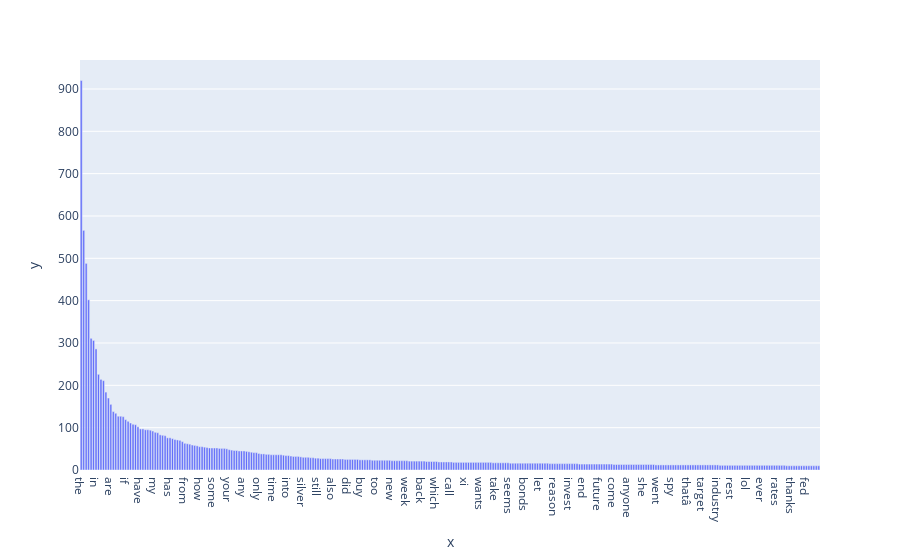

Source (notebook cell):
### Markdown cell above
Sort the term frequencies in descending order

### Code cell
import plotly.express as pe
term_index=np.argsort(term_frequencies)[::-1][:300]

plot_x=count_vect.get_feature_names_out()[term_index]
plot_y=term_frequencies[term_index]

fig=pe.bar(x=plot_x,y=plot_y)
fig.show()

### Figure 1 — Plotly figure (JSON) as saved in the notebook; plotly's stock layout.template omitted (floating-point values rounded to 4 significant figures; data arrays with more than 128 entries replaced by an {"elided": "..."} marker saying what was removed)
{"data": [{"hovertemplate": "x=%{x}<br>y=%{y}<extra></extra>", "legendgroup": "", "marker": {"color": "#636efa", "pattern": {"shape": ""}}, "name": "", "orientation": "v", "showlegend": false, "textposition": "auto", "type": "bar", "x": {"elided": "300 str values"}, "xaxis": "x", "y": {"elided": "300 int values"}, "yaxis": "y"}], "layout": {"barmode": "relative", "legend": {"tracegroupgap": 0}, "margin": {"t": 60}, "xaxis": {"anchor": "y", "domain": [0, 1], "title": {"text": "x"}}, "yaxis": {"anchor": "x", "domain": [0, 1], "title": {"text": "y"}}}}
